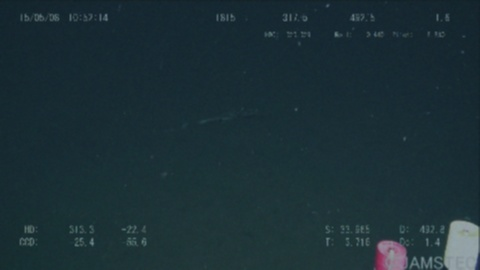
#> input picture data/images/train/vid_000021_frame0000015_aug2.jpg, 480 x 270 px; its folder holds only this picture in this run
$ jupyter execute 01_underwater_preprocessing.ipynb
#> lines starting #> are read from the running program, lines starting #| are printed output that depends on the picture
#> further down, original is the input picture: shape (270, 480, 3); mean B, G, R 54.4, 47.9, 28.2
[cell 1]
import cv2
import numpy as np
import os
from glob import glob
import shutil
import matplotlib.pyplot as plt

print("Libraries imported successfully!")

[cell 2]
def dark_spotlight_pro(img):
    """Dark Spotlight PRO: Gamma Correction + Median Blur + LAB CLAHE + Unsharp Masking"""
    # 1. Gamma Correction (lifts shadows / balances brightness)
    inv_gamma = 1.0 / 0.7
    table = np.array([((i / 255.0) ** inv_gamma) * 255 for i in range(256)]).astype("uint8")
    gamma_res = cv2.LUT(img, table)
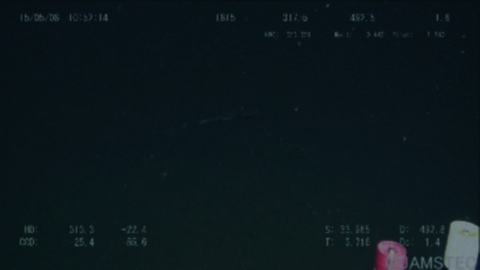
#> gamma_res: shape (270, 480, 3); mean B, G, R 28.1, 23.5, 11.3

    # 2. Median Blur (reduces grainy underwater snow)
    blurred = cv2.medianBlur(gamma_res, 3)

    # 3. CLAHE in LAB space (boosts local contrast without oversaturation)
    lab = cv2.cvtColor(blurred, cv2.COLOR_BGR2LAB)
#> lab: shape (270, 480, 3); mean of channels 0, 1, 2 18.2, 124.7, 123.5
    l, a, b = cv2.split(lab)
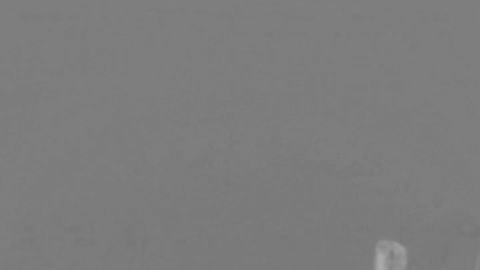
#> a: shape (270, 480); min 117, max 170, mean 124.7
    clahe = cv2.createCLAHE(clipLimit=2.0, tileGridSize=(8, 8))
    cl = clahe.apply(l)
    merged = cv2.merge((cl, a, b))
#> merged: shape (270, 480, 3); mean of channels 0, 1, 2 25.4, 124.7, 123.5
    clahe_res = cv2.cvtColor(merged, cv2.COLOR_LAB2BGR)

    # 4. Unsharp Masking (enhances edges and fine details)
    gaussian = cv2.GaussianBlur(clahe_res, (0, 0), 1.0)
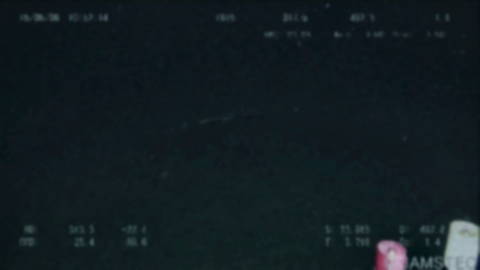
#> gaussian: shape (270, 480, 3); mean B, G, R 33.7, 29.4, 18
    return cv2.addWeighted(clahe_res, 1.0 + 1.2, gaussian, -1.2, 0)

print("Enhancement function ready!")

[cell 3]
# Grab one sample image from your train folder
sample_images = glob("dataset/images/train/*.*")
if sample_images:
    sample_path = sample_images[0]
    original = cv2.imread(sample_path)
    enhanced = dark_spotlight_pro(original)

    # Convert BGR to RGB for correct matplotlib display
    orig_rgb = cv2.cvtColor(original, cv2.COLOR_BGR2RGB)
    enh_rgb = cv2.cvtColor(enhanced, cv2.COLOR_BGR2RGB)

    plt.figure(figsize=(10, 5))
    plt.subplot(1, 2, 1)
    plt.imshow(orig_rgb)
    plt.title("Original Underwater Image")
    plt.axis('off')

    plt.subplot(1, 2, 2)
    plt.imshow(enh_rgb)
    plt.title("Enhanced (Dark Spotlight PRO)")
    plt.axis('off')
    plt.show()
else:
    print("No images found in dataset/images/train/ yet.")

[cell 4]
input_base = "dataset/images"
output_base = "dataset_enhanced/images"

for split in ['train', 'val']:
    in_dir = os.path.join(input_base, split)
    out_dir = os.path.join(output_base, split)
    os.makedirs(out_dir, exist_ok=True)

    print(f"Processing {split} images...")
    for img_path in glob(os.path.join(in_dir, "*.*")):
        filename = os.path.basename(img_path)
        img = cv2.imread(img_path)
        if img is None:
            continue

        enhanced_img = dark_spotlight_pro(img)
        cv2.imwrite(os.path.join(out_dir, filename), enhanced_img)

# Copy labels over to dataset_enhanced for YOLO training compatibility
if os.path.exists("dataset/labels"):
    if os.path.exists("dataset_enhanced/labels"):
        shutil.rmtree("dataset_enhanced/labels")
    shutil.copytree("dataset/labels", "dataset_enhanced/labels")

print("All images successfully enhanced and saved to dataset_enhanced/!")

[cell 5]
import os
import shutil

# Use '../dataset/labels' because the notebook is inside the 'notebooks' subfolder
src_labels = "../dataset/labels"
dst_labels = "../dataset_enhanced/labels"

if os.path.exists(src_labels):
    print("Found base dataset/labels folder!")
    if os.path.exists(dst_labels):
        shutil.rmtree(dst_labels)
    shutil.copytree(src_labels, dst_labels)
    print("Success! Labels copied to dataset_enhanced/labels.")
else:
    print("Error: dataset/labels was still not found at:", os.path.abspath(src_labels))

[cell 6]
import cv2
import numpy as np
import os
from glob import glob

def dark_spotlight_pro(img):
    """Dark Spotlight PRO: Gamma + Median Blur + LAB CLAHE + Unsharp Masking"""
    inv_gamma = 1.0 / 0.7
    table = np.array([((i / 255.0) ** inv_gamma) * 255 for i in range(256)]).astype("uint8")
    gamma_res = cv2.LUT(img, table)
    blurred = cv2.medianBlur(gamma_res, 3)

    lab = cv2.cvtColor(blurred, cv2.COLOR_BGR2LAB)
    l, a, b = cv2.split(lab)
    clahe = cv2.createCLAHE(clipLimit=2.0, tileGridSize=(8, 8))
    cl = clahe.apply(l)
    merged = cv2.merge((cl, a, b))
    clahe_res = cv2.cvtColor(merged, cv2.COLOR_LAB2BGR)

    gaussian = cv2.GaussianBlur(clahe_res, (0, 0), 1.0)
    return cv2.addWeighted(clahe_res, 1.0 + 1.2, gaussian, -1.2, 0)

# Process images using paths relative from inside the 'notebooks' folder
input_base = "../dataset/images"
output_base = "../dataset_enhanced/images"

for split in ['train', 'val']:
    in_dir = os.path.join(input_base, split)
    out_dir = os.path.join(output_base, split)
    os.makedirs(out_dir, exist_ok=True)

    print(f"Processing and enhancing {split} images...")
    img_paths = glob(os.path.join(in_dir, "*.*"))
    for img_path in img_paths:
        filename = os.path.basename(img_path)
        img = cv2.imread(img_path)
        if img is None:
            continue

        enhanced_img = dark_spotlight_pro(img)
        cv2.imwrite(os.path.join(out_dir, filename), enhanced_img)

print("All training and validation images successfully enhanced and saved!")

[cell 7]
import cv2
import numpy as np
import matplotlib.pyplot as plt
from glob import glob

def advanced_multi_space_pipeline(img):
    """
    Multi-Space Pipeline:
    1. Grayworld Color Balance (removes green/blue cast)
    2. LAB CLAHE (boosts local contrast)
    3. Unsharp Masking (sharpens object boundaries)
    """
    # Step 1: Grayworld Color Balance
    result = img.astype(np.float32)
    average_b = np.mean(result[:, :, 0])
#> average_b = 54.42
    average_g = np.mean(result[:, :, 1])
#> average_g = 47.85
    average_r = np.mean(result[:, :, 2])
#> average_r = 28.17
    average_gray = (average_b + average_g + average_r) / 3.0
#> average_gray = 43.48

    result[:, :, 0] *= (average_gray / average_b)
    result[:, :, 1] *= (average_gray / average_g)
    result[:, :, 2] *= (average_gray / average_r)
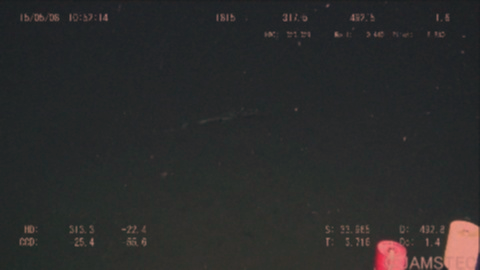
#> result: shape (270, 480, 3) float32; mean B, G, R 43.5, 43.5, 43.5
    gw_img = np.clip(result, 0, 255).astype(np.uint8)

    # Step 2: CLAHE in LAB space
    lab = cv2.cvtColor(gw_img, cv2.COLOR_BGR2LAB)
#> lab: shape (270, 480, 3); mean of channels 0, 1, 2 44.7, 127.9, 128.1
    l, a, b = cv2.split(lab)
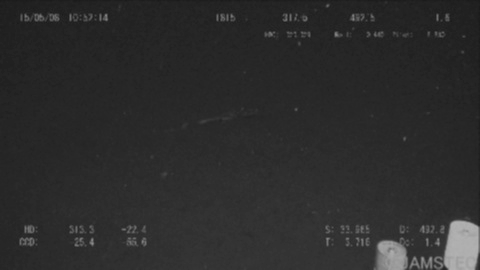
#> l: shape (270, 480); min 27, max 179, mean 44.7
    clahe = cv2.createCLAHE(clipLimit=2.5, tileGridSize=(8, 8))
    cl = clahe.apply(l)
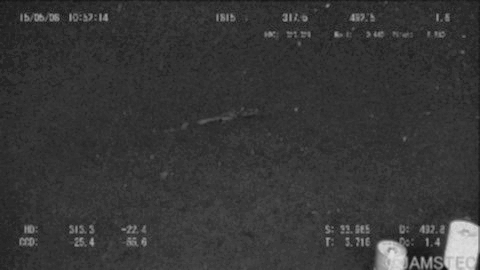
#> cl: shape (270, 480); min 17, max 225, mean 55.1
    merged = cv2.merge((cl, a, b))
#> merged: shape (270, 480, 3); mean of channels 0, 1, 2 55.1, 127.9, 128.1
    clahe_res = cv2.cvtColor(merged, cv2.COLOR_LAB2BGR)
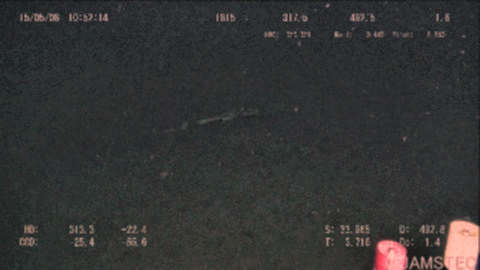
#> clahe_res: shape (270, 480, 3); mean B, G, R 51.8, 52.1, 51.8

    # Step 3: Unsharp Masking
    gaussian = cv2.GaussianBlur(clahe_res, (0, 0), 1.0)
    final_res = cv2.addWeighted(clahe_res, 1.3, gaussian, -0.3, 0)

    return final_res

# Grab a sample original image to test
sample_images = glob("../dataset/images/train/*.*")
if sample_images:
    sample_path = sample_images[0]
    original = cv2.imread(sample_path)

    # Apply new preprocessing pipeline
    enhanced_version = advanced_multi_space_pipeline(original)

    # Convert BGR to RGB for matplotlib display
    orig_rgb = cv2.cvtColor(original, cv2.COLOR_BGR2RGB)
    enh_rgb = cv2.cvtColor(enhanced_version, cv2.COLOR_BGR2RGB)

    # Plot Side-by-Side Comparison
    plt.figure(figsize=(12, 6))
    plt.subplot(1, 2, 1)
    plt.imshow(orig_rgb)
    plt.title("Original Raw Underwater Image", fontsize=12)
    plt.axis('off')

    plt.subplot(1, 2, 2)
    plt.imshow(enh_rgb)
    plt.title("New Preprocessed Version (Grayworld + CLAHE + Sharpen)", fontsize=12)
    plt.axis('off')

    plt.tight_layout()
    plt.show()
else:
    print("Sample images not found.")

[cell 8]
import cv2
import numpy as np
import matplotlib.pyplot as plt
from glob import glob

def dark_multi_space_pipeline(img):
    """
    Dark Multi-Space Pipeline:
    1. Grayworld Color Balance (removes green/blue cast)
    2. Heavy Gamma / Darkening (crushes foggy midtones into deep black)
    3. LAB CLAHE (boosts local contrast)
    4. Unsharp Masking (sharpens object boundaries)
    """
    # Step 1: Grayworld Color Balance
    result = img.astype(np.float32)
    average_b = np.mean(result[:, :, 0])
#> average_b = 54.42
    average_g = np.mean(result[:, :, 1])
#> average_g = 47.85
    average_r = np.mean(result[:, :, 2])
#> average_r = 28.17
    average_gray = (average_b + average_g + average_r) / 3.0
#> average_gray = 43.48

    result[:, :, 0] *= (average_gray / average_b)
    result[:, :, 1] *= (average_gray / average_g)
    result[:, :, 2] *= (average_gray / average_r)
    gw_img = np.clip(result, 0, 255).astype(np.uint8)

    # Step 2: Heavy Gamma / Darkening (Gamma < 1.0 darkens midtones/fog)
    gamma = 0.65  # Adjust this value: lower = darker background, higher = brighter
    inv_gamma = 1.0 / gamma
    table = np.array([((i / 255.0) ** inv_gamma) * 255 for i in range(256)]).astype("uint8")
    dark_img = cv2.LUT(gw_img, table)
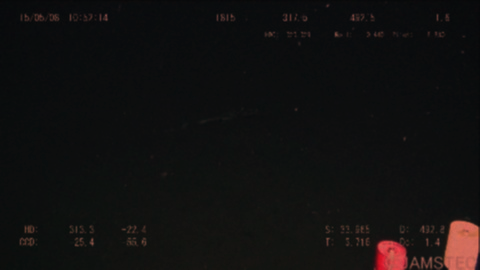
#> dark_img: shape (270, 480, 3); mean B, G, R 16.4, 16.6, 17.9

    # Step 3: CLAHE in LAB space for local pop
    lab = cv2.cvtColor(dark_img, cv2.COLOR_BGR2LAB)
#> lab: shape (270, 480, 3); mean of channels 0, 1, 2 13.7, 128.4, 128.5
    l, a, b = cv2.split(lab)
    clahe = cv2.createCLAHE(clipLimit=2.5, tileGridSize=(8, 8))
    cl = clahe.apply(l)
    merged = cv2.merge((cl, a, b))
#> merged: shape (270, 480, 3); mean of channels 0, 1, 2 21.2, 128.4, 128.5
    clahe_res = cv2.cvtColor(merged, cv2.COLOR_LAB2BGR)
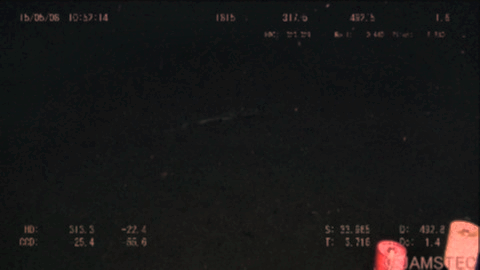
#> clahe_res: shape (270, 480, 3); mean B, G, R 23.6, 24, 24.9

    # Step 4: Unsharp Masking
    gaussian = cv2.GaussianBlur(clahe_res, (0, 0), 1.0)
    final_res = cv2.addWeighted(clahe_res, 1.3, gaussian, -0.3, 0)

    return final_res

# Grab a sample original image to test
sample_images = glob("../dataset/images/train/*.*")
if sample_images:
    sample_path = sample_images[0]
    original = cv2.imread(sample_path)

    # Apply dark preprocessing pipeline
    enhanced_version = dark_multi_space_pipeline(original)

    # Convert BGR to RGB for matplotlib display
    orig_rgb = cv2.cvtColor(original, cv2.COLOR_BGR2RGB)
    enh_rgb = cv2.cvtColor(enhanced_version, cv2.COLOR_BGR2RGB)

    # Plot Side-by-Side Comparison
    plt.figure(figsize=(12, 6))
    plt.subplot(1, 2, 1)
    plt.imshow(orig_rgb)
    plt.title("Original Raw Underwater Image", fontsize=12)
    plt.axis('off')

    plt.subplot(1, 2, 2)
    plt.imshow(enh_rgb)
    plt.title("Dark & Enhanced Version (Spotlight Effect)", fontsize=12)
    plt.axis('off')

    plt.tight_layout()
    plt.show()
else:
    print("Sample images not found.")

[cell 9]
import cv2
import numpy as np
import matplotlib.pyplot as plt
from glob import glob

def dark_moody_underwater_pipeline(img):
    """
    Dark Moody Spotlight Pipeline:
    1. Grayworld Color Balance (remove blue/green cast)
    2. LAB CLAHE (local contrast)
    3. Strong Gamma Correction (makes background dark and deep)
    4. Red Channel Boost (restores natural tones)
    5. NLM & Median Denoising (cleans up snow)
    6. Unsharp Masking (crisp object borders without washing out)
    """
    # 1. Grayworld Color Balance
    result = img.astype(np.float32)
    avg_b = np.mean(result[:, :, 0])
#> avg_b = 54.42
    avg_g = np.mean(result[:, :, 1])
#> avg_g = 47.85
    avg_r = np.mean(result[:, :, 2])
#> avg_r = 28.17
    avg_gray = (avg_b + avg_g + avg_r) / 3.0
#> avg_gray = 43.48
    result[:, :, 0] *= (avg_gray / avg_b)
    result[:, :, 1] *= (avg_gray / avg_g)
    result[:, :, 2] *= (avg_gray / avg_r)
    gw = np.clip(result, 0, 255).astype(np.uint8)

    # 2. LAB CLAHE
    lab = cv2.cvtColor(gw, cv2.COLOR_BGR2LAB)
    l, a, b = cv2.split(lab)
    clahe = cv2.createCLAHE(clipLimit=2.0, tileGridSize=(8, 8))
    cl = clahe.apply(l)
    clahe_res = cv2.cvtColor(cv2.merge((cl, a, b)), cv2.COLOR_LAB2BGR)

    # 3. Strong Gamma Correction (Lower gamma = darker background/shadows)
    gamma = 0.45  # Made significantly darker for a deep-sea spotlight look
    inv_gamma = 1.0 / gamma
    table = np.array([((i / 255.0) ** inv_gamma) * 255 for i in range(256)]).astype("uint8")
    gamma_res = cv2.LUT(clahe_res, table)

    # 4. Red Channel Boost
    b_ch, g_ch, r_ch = cv2.split(gamma_res)
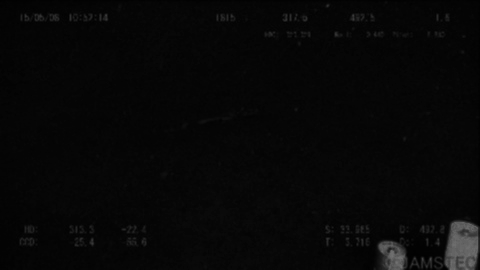
#> b_ch: shape (270, 480); min 1, max 113, mean 7.5
    r_ch = cv2.add(r_ch, 20)
    red_boosted = cv2.merge((b_ch, g_ch, np.clip(r_ch, 0, 255).astype(np.uint8)))

    # 5. Denoising (NLM + Median Blur)
    denoised = cv2.fastNlMeansDenoisingColored(red_boosted, None, h=5, templateWindowSize=7, searchWindowSize=21)
    denoised = cv2.medianBlur(denoised, 3)

    # 6. Final Sharpening (Unsharp Mask instead of Retinex to avoid white washing)
    gaussian = cv2.GaussianBlur(denoised, (0, 0), 1.5)
    final_res = cv2.addWeighted(denoised, 1.5, gaussian, -0.5, 0)

    return final_res

# Test on a sample image and show comparison
sample_images = glob("../dataset/images/train/*.*")
if sample_images:
    sample_path = sample_images[0]
    original = cv2.imread(sample_path)

    enhanced_version = dark_moody_underwater_pipeline(original)

    orig_rgb = cv2.cvtColor(original, cv2.COLOR_BGR2RGB)
    enh_rgb = cv2.cvtColor(enhanced_version, cv2.COLOR_BGR2RGB)

    plt.figure(figsize=(12, 6))
    plt.subplot(1, 2, 1)
    plt.imshow(orig_rgb)
    plt.title("Original Raw Underwater Image", fontsize=12)
    plt.axis('off')

    plt.subplot(1, 2, 2)
    plt.imshow(enh_rgb)
    plt.title("Dark Moody Spotlight Pipeline", fontsize=12)
    plt.axis('off')

    plt.tight_layout()
    plt.show()
else:
    print("Sample images not found.")

[cell 10]
import cv2
import numpy as np
import matplotlib.pyplot as plt
from glob import glob

def refined_spotlight_pipeline(img):
    """
    Refined Moody Spotlight Pipeline:
    1. Balanced Grayworld Color Balance
    2. LAB CLAHE for local object contrast
    3. Balanced Gamma Correction (keeps background deep without crushing details)
    4. Controlled Red Channel Boost (prevents overly red/brown hue)
    5. NLM & Median Denoising (removes floating snow)
    6. Crisp Unsharp Masking
    """
    # 1. Grayworld Color Balance
    result = img.astype(np.float32)
    avg_b = np.mean(result[:, :, 0])
#> avg_b = 54.42
    avg_g = np.mean(result[:, :, 1])
#> avg_g = 47.85
    avg_r = np.mean(result[:, :, 2])
#> avg_r = 28.17
    avg_gray = (avg_b + avg_g + avg_r) / 3.0
#> avg_gray = 43.48
    result[:, :, 0] *= (avg_gray / avg_b)
    result[:, :, 1] *= (avg_gray / avg_g)
    result[:, :, 2] *= (avg_gray / avg_r)
    gw = np.clip(result, 0, 255).astype(np.uint8)

    # 2. LAB CLAHE (slightly higher clipLimit to make the object pop)
    lab = cv2.cvtColor(gw, cv2.COLOR_BGR2LAB)
    l, a, b = cv2.split(lab)
    clahe = cv2.createCLAHE(clipLimit=2.5, tileGridSize=(8, 8))
    cl = clahe.apply(l)
    clahe_res = cv2.cvtColor(cv2.merge((cl, a, b)), cv2.COLOR_LAB2BGR)

    # 3. Gamma Correction (Gamma = 0.55 for a balanced dark background)
    gamma = 0.55
    inv_gamma = 1.0 / gamma
    table = np.array([((i / 255.0) ** inv_gamma) * 255 for i in range(256)]).astype("uint8")
    gamma_res = cv2.LUT(clahe_res, table)

    # 4. Controlled Red Channel Boost (mild adjustment to avoid strong red tint)
    b_ch, g_ch, r_ch = cv2.split(gamma_res)
    r_ch = cv2.add(r_ch, 8) # Reduced red boost for natural tone balance
    balanced_color = cv2.merge((b_ch, g_ch, np.clip(r_ch, 0, 255).astype(np.uint8)))

    # 5. Denoising (NLM + Median Blur)
    denoised = cv2.fastNlMeansDenoisingColored(balanced_color, None, h=4, templateWindowSize=7, searchWindowSize=21)
    denoised = cv2.medianBlur(denoised, 3)

    # 6. Unsharp Masking for crystal clear edges
    gaussian = cv2.GaussianBlur(denoised, (0, 0), 1.0)
    final_res = cv2.addWeighted(denoised, 1.4, gaussian, -0.4, 0)

    return final_res

# Test on a sample image and show comparison
sample_images = glob("../dataset/images/train/*.*")
if sample_images:
    sample_path = sample_images[0]
    original = cv2.imread(sample_path)

    enhanced_version = refined_spotlight_pipeline(original)

    orig_rgb = cv2.cvtColor(original, cv2.COLOR_BGR2RGB)
    enh_rgb = cv2.cvtColor(enhanced_version, cv2.COLOR_BGR2RGB)

    plt.figure(figsize=(12, 6))
    plt.subplot(1, 2, 1)
    plt.imshow(orig_rgb)
    plt.title("Original Raw Underwater Image", fontsize=12)
    plt.axis('off')

    plt.subplot(1, 2, 2)
    plt.imshow(enh_rgb)
    plt.title("Refined Moody Spotlight Pipeline", fontsize=12)
    plt.axis('off')

    plt.tight_layout()
    plt.show()
else:
    print("Sample images not found.")
